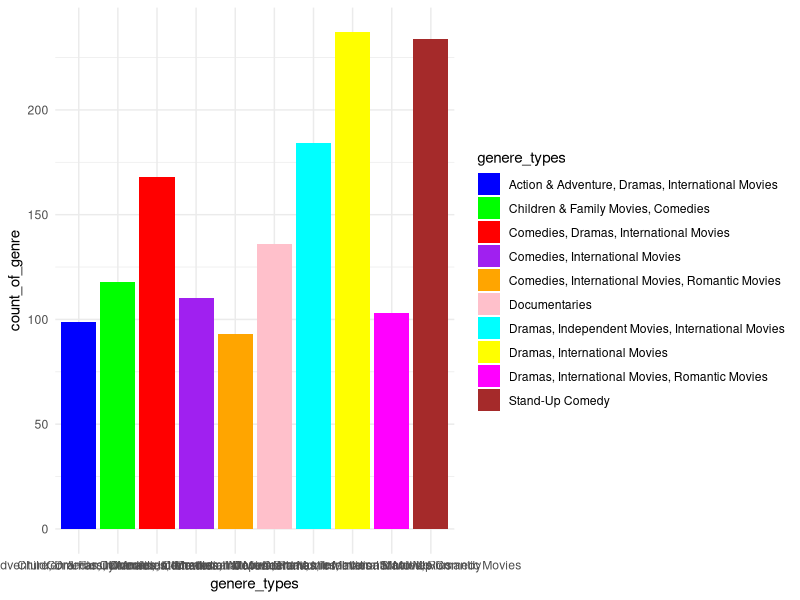

Recreate this plot in R.
# Task 5 : R Integration: - Implement one of the charts or visualizations in R.
library(ggplot2)


tryCatch({
    
    setwd("/home/onyedikachi/Desktop/Nexford/courses/Data Analytics Courses/BAN6420 Python and R Programming/Module Assignment Four")

    # Import the clean Data Set into R environment
    df <- read.csv(file = "Clean_Data_Set.csv")


    # Filter the genre column from the master list
    genre_filter <- df$genres


    # Create dataframe of genre and count_of_genre
    genre_data <- as.data.frame(table(genre_filter))


    # Sort the data in decending order
    genre_data_sorted <- genre_data[order(genre_data$Freq, decreasing = TRUE), ]


    # Select the first 10 records as the "Most watched genres"
    genre_first_ten <- head(genre_data_sorted, 10)


    # Form two vectors of genere_types and count_of_genre
    genere_types <- genre_first_ten$genre_filter
    count_of_genre <- genre_first_ten$Freq


    data <- data.frame(genere_types, count_of_genre)

    # Plot the graph using ggplot and export as Rplots.pdf
    bar_plot <- ggplot(data, aes(x=genere_types, y=count_of_genre, fill = genere_types)) + geom_bar(stat = "identity") + scale_fill_manual(values = c("blue", "green", "red", "purple", "orange", "pink", "cyan", "yellow", "magenta", "brown")) + theme_minimal()

    ggsave("R_most_watched_genres.png", plot = bar_plot, width = 10, height = 6, dpi = 300)

# Error Handling for Exception
}, error = function(e) {
  # Error Message
  error_message <- list(message = as.character(e))
  print(error_message, pretty = TRUE)
})